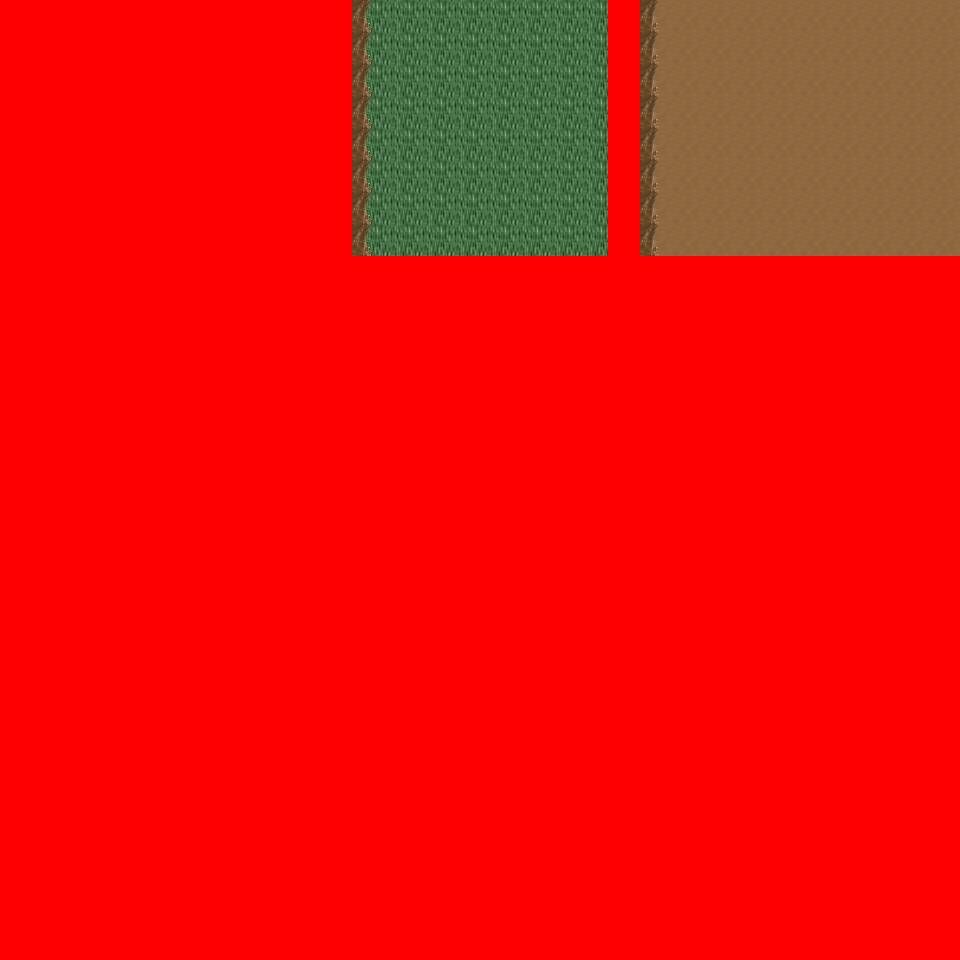

This is a level from a 2D game, rendered from its Tiled map with the project's own tilesets. A one-line summary and the map file follow, with tile-layer data summarised:
An orthogonal 30x30 tile map with 32x32 px tiles, 6 tile layers (Ground, Object, Object2, Above, ...), 8 tilesets and 3 objects (3x mapchange).

<map version="1.0" orientation="orthogonal" renderorder="right-down" width="30" height="30" tilewidth="32" tileheight="32" nextobjectid="4">
  <tileset firstgid="1" name="tileset_logic_collision" tilewidth="32" tileheight="32" tilecount="1" columns="1">
    <image source="../drawable/tileset_logic_collision.png" width="32" height="32" />
  </tileset>
  <tileset firstgid="2" name="tileset_ground_ground" tilewidth="32" tileheight="32" tilecount="33" columns="3">
    <image source="../drawable/tileset_ground_ground.png" width="96" height="352" />
  </tileset>
  <tileset firstgid="35" name="tileset_ground_ridge_earth_pale" tilewidth="32" tileheight="32" tilecount="96" columns="12">
    <image source="../drawable/tileset_ground_ridge_earth_pale.png" width="384" height="256" />
  </tileset>
  <tileset firstgid="131" name="tileset_ground_ridge_earth_dark" tilewidth="32" tileheight="32" tilecount="96" columns="12">
    <image source="../drawable/tileset_ground_ridge_earth_dark.png" width="384" height="256" />
  </tileset>
  <tileset firstgid="227" name="tileset_terrain_desert" tilewidth="32" tileheight="32" tilecount="88" columns="8">
    <image source="../drawable/tileset_terrain_desert.png" width="256" height="352" />
  </tileset>
  <tileset firstgid="315" name="tileset_plant_tree_tree_darkgreen" tilewidth="32" tileheight="32" tilecount="88" columns="8">
    <image source="../drawable/tileset_plant_tree_tree_darkgreen.png" width="256" height="352" />
  </tileset>
  <tileset firstgid="403" name="tileset_ground_sand_2" tilewidth="32" tileheight="32" tilecount="15" columns="5">
    <image source="../drawable/tileset_ground_sand_2.png" width="160" height="96" />
  </tileset>
  <tileset firstgid="418" name="tileset_plant_cactus_2" tilewidth="32" tileheight="32" tilecount="10" columns="5">
    <image source="../drawable/tileset_plant_cactus_2.png" width="160" height="64" />
  </tileset>
  <layer name="Ground" width="30" height="30">
    <data>[900 cells, 240 non-empty, 3 distinct tile ids]</data>
  </layer>
  <layer name="Object" width="30" height="30">
    <data>[900 cells, 45 non-empty, 9 distinct tile ids]</data>
  </layer>
  <layer name="Object2" width="30" height="30">
    <data>[900 cells, 0 non-empty, 0 distinct tile ids]</data>
  </layer>
  <layer name="Above" width="30" height="30">
    <data>[900 cells, 61 non-empty, 15 distinct tile ids]</data>
  </layer>
  <layer name="Above2" width="30" height="30">
    <data>[900 cells, 0 non-empty, 0 distinct tile ids]</data>
  </layer>
  <layer name="Walkable" width="30" height="30">
    <data>[900 cells, 756 non-empty, 1 distinct tile ids]</data>
  </layer>
  <objectgroup name="MapEvents">
    <object id="1" name="north" type="mapchange" x="352" y="0" width="256" height="32">
      <properties>
        <property name="map" value="0_deniran_forest_n2_w_x0_y3" />
        <property name="place" value="south" />
      </properties>
    </object>
    <object id="2" name="north2" type="mapchange" x="640" y="0" width="320" height="32">
      <properties>
        <property name="map" value="0_deniran_forest_n2_w_x0_y3" />
        <property name="place" value="south2" />
      </properties>
    </object>
    <object id="3" name="east" type="mapchange" x="928" y="0" width="32" height="256">
      <properties>
        <property name="map" value="0_ados_mountain_n2_w2_x0_y4" />
        <property name="place" value="west" />
      </properties>
    </object>
  </objectgroup>
</map>
